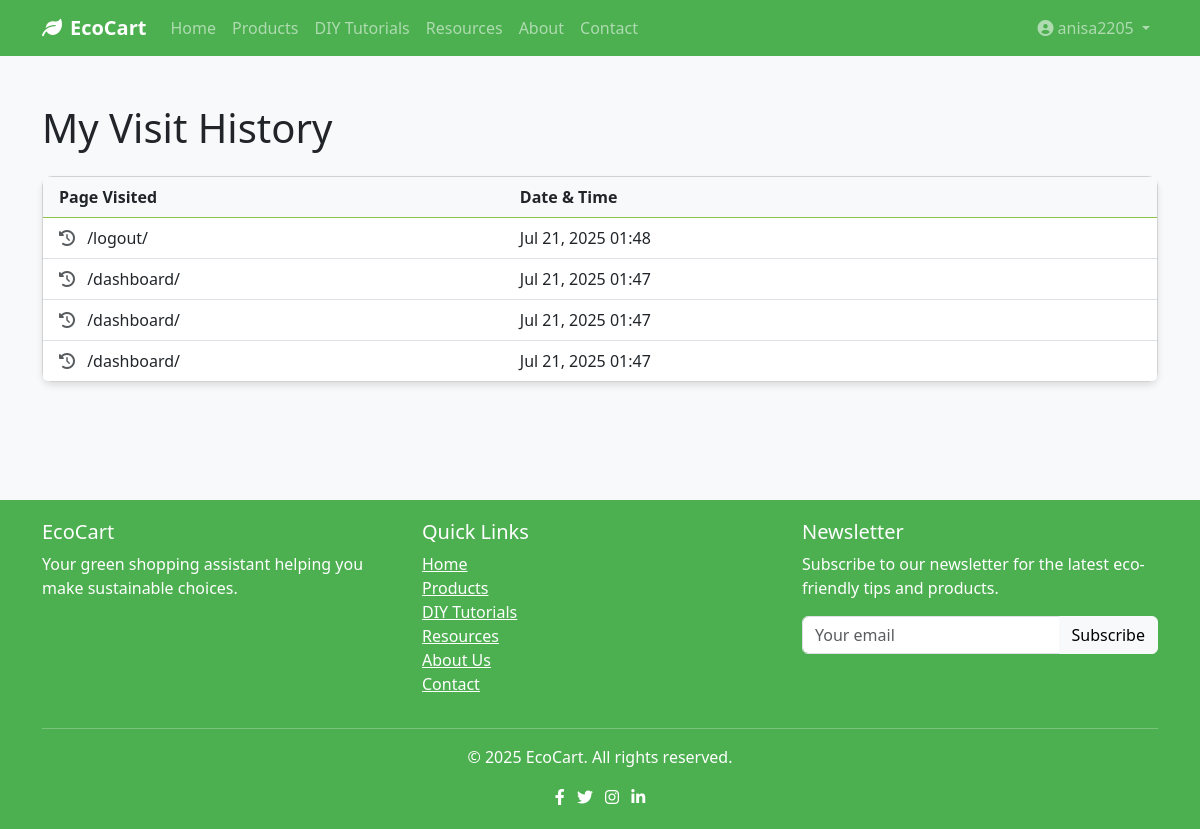
The page /history/ (signed in) on the database as committed earlier.
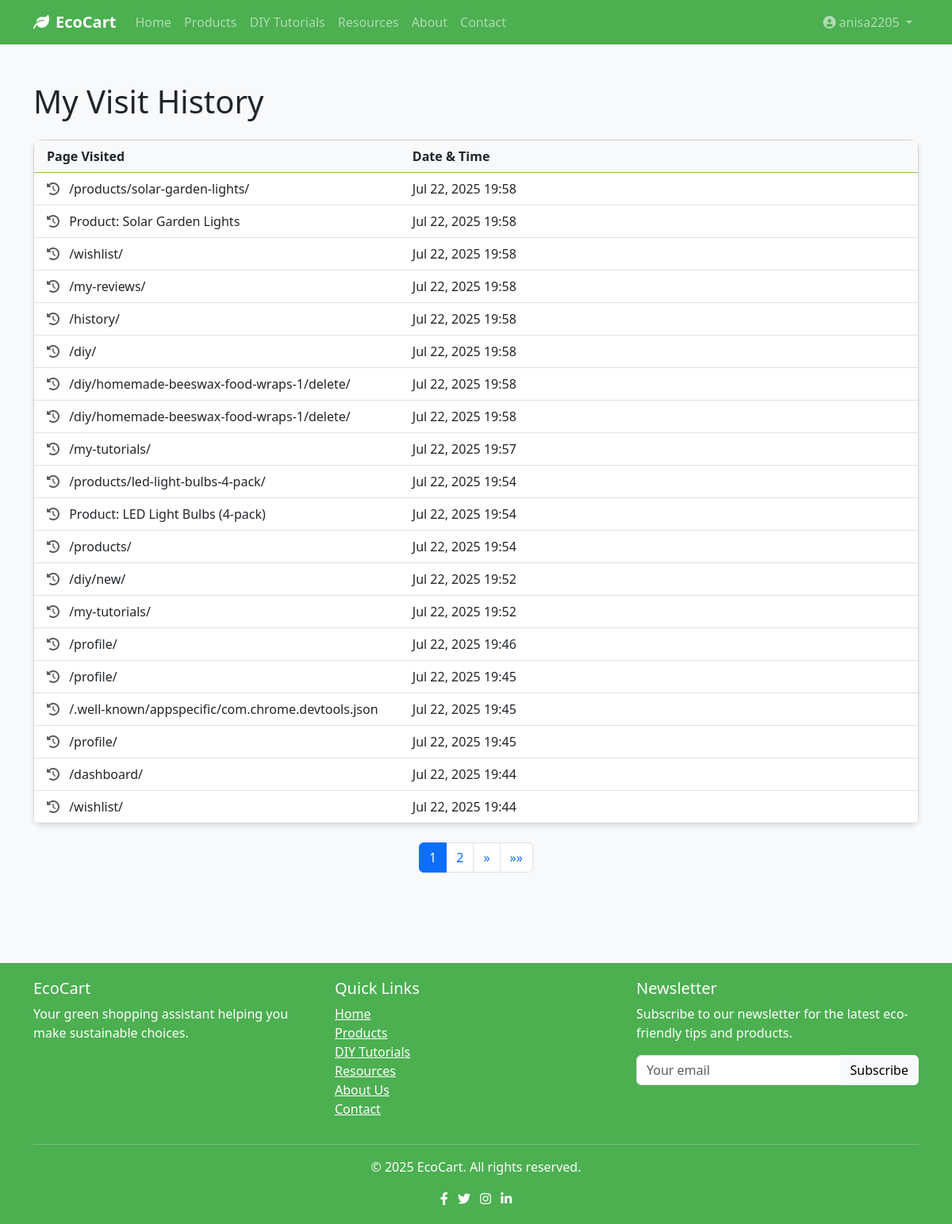
The same page on the database as committed later.
### greenapp/models.py (models this page shows, shortened)
class VisitLog(models.Model):
    user = models.ForeignKey(User, on_delete=models.CASCADE, related_name='visits', null=True, blank=True)
    session_key = models.CharField(max_length=40, blank=True, null=True)
    ip_address = models.GenericIPAddressField(blank=True, null=True)
    page_visited = models.CharField(max_length=255)
    timestamp = models.DateTimeField(auto_now_add=True)
    time_spent = models.DurationField(null=True, blank=True)
    class Meta:
        ordering = ['-timestamp']

### greenapp/views.py (the view)
# urls.py: path('history/', views.UserHistoryView.as_view(), name='history'),
class UserHistoryView(LoginRequiredMixin, ListView):
    model = VisitLog
    template_name = 'greenapp/history.html'
    context_object_name = 'visit_logs'
    paginate_by = 20
    def get_queryset(self):
        return VisitLog.objects.filter(user=self.request.user).order_by('-timestamp')

### greenapp/context_processors.py (called while the page is built)
def media_url(request):
    return {'MEDIA_URL': settings.MEDIA_URL}

### templates/greenapp/history.html (shortened to what this page needs)
{% extends 'greenapp/base.html' %}
{% block content %}
<div class="container py-5">
    <h1 class="mb-4">My Visit History</h1>
    {% if visit_logs %}
    <div class="card">
        <div class="card-header bg-light">
            <div class="row">
                <div class="col-md-5">
                    <strong>Page Visited</strong>
                </div>
                <div class="col-md-3">
                    <strong>Date & Time</strong>
                </div>
            </div>
        </div>
        <div class="list-group list-group-flush">
            {% for log in visit_logs %}
            <div class="list-group-item">
                <div class="row">
                    <div class="col-md-5">
                        <i class="fas fa-history text-muted me-2"></i>
                        {{ log.page_visited }}
                    </div>
                    <div class="col-md-3">
                        {{ log.timestamp|date:"M d, Y H:i" }}
                    </div>
                </div>
            </div>
            {% endfor %}
        </div>
    </div>
    {% if is_paginated %}
    <nav aria-label="Page navigation" class="mt-4">
        <ul class="pagination justify-content-center">
            {% for num in page_obj.paginator.page_range %}
            {% if page_obj.number == num %}
            <li class="page-item active"><a class="page-link" href="#">{{ num }}</a></li>
            {% elif num > page_obj.number|add:'-3' and num < page_obj.number|add:'3' %}
            <li class="page-item">
                <a class="page-link" href="?page={{ num }}">{{ num }}</a>
            </li>
            {% endif %}
            {% endfor %}
            {% if page_obj.has_next %}
            <li class="page-item">
                <a class="page-link" href="?page={{ page_obj.next_page_number }}" aria-label="Next">
                    <span aria-hidden="true">&raquo;</span>
                </a>
            </li>
            <li class="page-item">
                <a class="page-link" href="?page={{ page_obj.paginator.num_pages }}" aria-label="Last">
                    <span aria-hidden="true">&raquo;&raquo;</span>
                </a>
            </li>
            {% endif %}
        </ul>
    </nav>
    {% endif %}
    {% endif %}
</div>
{% endblock %}

Rows that differ between the two databases and show on the page:
no longer on this page (row unchanged): VisitLog: page_visited "/logout/", timestamp "Jul 21, 2025 01:48"
no longer on this page (row unchanged): VisitLog: page_visited "/dashboard/", timestamp "Jul 21, 2025 01:47"
no longer on this page (row unchanged): VisitLog: page_visited "/dashboard/", timestamp "Jul 21, 2025 01:47"
no longer on this page (row unchanged): VisitLog: page_visited "/dashboard/", timestamp "Jul 21, 2025 01:47"
added VisitLog: page_visited "/products/solar-garden-lights/", timestamp "Jul 22, 2025 19:58"
added VisitLog: page_visited "Product: Solar Garden Lights", timestamp "Jul 22, 2025 19:58"
added VisitLog: page_visited "/wishlist/", timestamp "Jul 22, 2025 19:58"
added VisitLog: page_visited "/my-reviews/", timestamp "Jul 22, 2025 19:58"
added VisitLog: page_visited "/history/", timestamp "Jul 22, 2025 19:58"
added VisitLog: page_visited "/diy/", timestamp "Jul 22, 2025 19:58"
added VisitLog: page_visited "/diy/homemade-beeswax-food-wraps-1/delete/", timestamp "Jul 22, 2025 19:58"
added VisitLog: page_visited "/diy/homemade-beeswax-food-wraps-1/delete/", timestamp "Jul 22, 2025 19:58"
added VisitLog: page_visited "/my-tutorials/", timestamp "Jul 22, 2025 19:57"
added VisitLog: page_visited "/products/led-light-bulbs-4-pack/", timestamp "Jul 22, 2025 19:54"
added VisitLog: page_visited "Product: LED Light Bulbs (4-pack)", timestamp "Jul 22, 2025 19:54"
added VisitLog: page_visited "/products/", timestamp "Jul 22, 2025 19:54"
added VisitLog: page_visited "/diy/new/", timestamp "Jul 22, 2025 19:52"
added VisitLog: page_visited "/my-tutorials/", timestamp "Jul 22, 2025 19:52"
added VisitLog: page_visited "/profile/", timestamp "Jul 22, 2025 19:46"
added VisitLog: page_visited "/profile/", timestamp "Jul 22, 2025 19:45"
added VisitLog: page_visited "/.well-known/appspecific/com.chrome.devtools.json", timestamp "Jul 22, 2025 19:45"
added VisitLog: page_visited "/profile/", timestamp "Jul 22, 2025 19:45"
added VisitLog: page_visited "/dashboard/", timestamp "Jul 22, 2025 19:44"
added VisitLog: page_visited "/wishlist/", timestamp "Jul 22, 2025 19:44"
Other text that changed with them:
new list line: "1"
new list line: "2"
